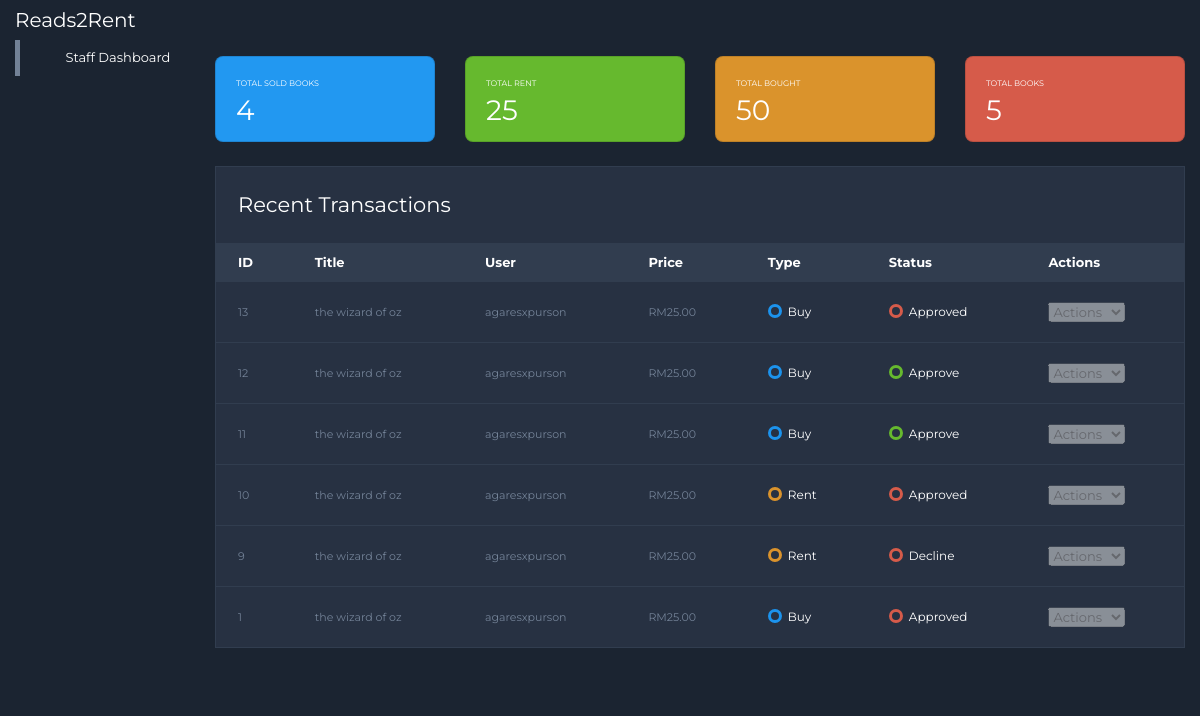
/staffs.php, run on the app's committed database.
### tables this page shows
CREATE TABLE `buyrent` (
  `transID` int(11) NOT NULL,
  `transType` varchar(255) DEFAULT NULL,
  `usID` int(11) DEFAULT NULL,
  `payID` int(11) DEFAULT NULL,
  `status` varchar(50) DEFAULT 'Pending'
);

CREATE TABLE `book` (
  `bookID` int(11) NOT NULL,
  `bookName` varchar(255) NOT NULL,
  `bookGenre` varchar(255) NOT NULL,
  `bookAuthor` varchar(255) NOT NULL,
  `bookImageLocation` varchar(255) NOT NULL
);

CREATE TABLE `users` (
  `usID` int(11) NOT NULL,
  `usUsername` varchar(255) NOT NULL,
  `usAdress` varchar(255) NOT NULL,
  `usPassword` varchar(255) NOT NULL,
  `usEmail` varchar(255) NOT NULL
);

CREATE TABLE `payment` (
  `payID` int(11) NOT NULL,
  `payAmount` int(11) NOT NULL
);

### staffs.php (the view, shortened to what this page needs)
<?php
$host = 'localhost';
$dbname = 'read2rent';
$username = 'root';
$password = '';
try {
    $pdo = new PDO("mysql:host=$host;dbname=$dbname", $username, $password);
    $pdo->setAttribute(PDO::ATTR_ERRMODE, PDO::ERRMODE_EXCEPTION);
} catch(PDOException $e) {
    die("Could not connect to the database $dbname :" . $e->getMessage());
}
function getTotalSoldBooks($pdo) {
    $stmt = $pdo->query("SELECT COUNT(*) FROM buyrent WHERE transType = 'buy'");
    return $stmt->fetchColumn();
}
function getTotalRent($pdo) {
    $stmt = $pdo->query("SELECT SUM(p.payAmount) FROM buyrent b JOIN payment p ON b.payID = p.payID WHERE b.transType = 'rent' AND b.status = 'Approved'");
    return $stmt->fetchColumn() ?: 0;
}
function getTotalBought($pdo) {
    $stmt = $pdo->query("SELECT SUM(p.payAmount) FROM buyrent b JOIN payment p ON b.payID = p.payID WHERE b.transType = 'buy' AND b.status = 'Approved'");
    return $stmt->fetchColumn() ?: 0;
}
function getTotalBooks($pdo) {
    $stmt = $pdo->query("SELECT COUNT(*) FROM book");
    return $stmt->fetchColumn();
}
function getTransactions($pdo) {
    $query = "
        SELECT
            br.transID,
            b.bookName,
            u.usUsername,
            br.transType,
            p.payAmount,
            br.status
        FROM
            buyrent br
            JOIN users u ON br.usID = u.usID
            JOIN detail d ON br.transID = d.transID
            JOIN book b ON d.bookID = b.bookID
            JOIN payment p ON br.payID = p.payID
        ORDER BY
            br.transID DESC
        LIMIT 10
    ";
    $stmt = $pdo->query($query);
    return $stmt->fetchAll(PDO::FETCH_ASSOC);
}
$totalSoldBooks = getTotalSoldBooks($pdo);
$totalRent = getTotalRent($pdo);
$totalBought = getTotalBought($pdo);
$totalBooks = getTotalBooks($pdo);
$transactions = getTransactions($pdo);
?>
<!DOCTYPE html>
<html lang="en">
<head>
  <link rel="stylesheet" href="https://cdnjs.cloudflare.com/ajax/libs/meyer-reset/2.0/reset.min.css">
  <link rel='stylesheet' href='https://cdnjs.cloudflare.com/ajax/libs/twitter-bootstrap/4.1.3/css/bootstrap.min.css'>
  <link rel='stylesheet' href='https://cdn.jsdelivr.net/jquery.selectric/1.10.1/selectric.css'>
  <link rel='stylesheet' href='https://cdnjs.cloudflare.com/ajax/libs/material-design-iconic-font/2.2.0/css/material-design-iconic-font.min.css'>
  <link rel="stylesheet" href="./style.css">
  <link rel="stylesheet" href="staff.css">
</head>
<body>
<nav class="navbar navbar-dark sticky-top flex-md-nowrap p-0">
    <a class="navbar-brand col-sm-3 col-md-2 mr-0" href="dashboard.php">Reads2Rent</a>
</nav>
<div class="container-fluid">
    <div class="row " >
        <nav class="col-md-2 d-none d-md-block sidebar">
            <div class="sidebar-sticky" >
                <ul class="nav flex-column">
                    <li class="nav-item " >
                        <a class="nav-link active" href="#">
                            Staff Dashboard <span class="sr-only">(current)</span>
                        </a>
                    </li>
                </ul>
            </div>
        </nav>
        <main role="main" class="col-md-9 ml-sm-auto col-lg-10 my-3">
            <div class="card-list">
                <div class="row">
                    <div class="col-12 col-md-6 col-lg-4 col-xl-3 mb-4">
                        <div class="card blue">
                            <div class="title">Total Sold Books</div>
                            <div class="value"><?php echo $totalSoldBooks; ?></div>
                        </div>
                    </div>
                    <div class="col-12 col-md-6 col-lg-4 col-xl-3 mb-4">
                        <div class="card green">
                            <div class="title">Total Rent</div>
                            <div class="value"><?php echo $totalRent; ?></div>
                        </div>
                    </div>
                    <div class="col-12 col-md-6 col-lg-4 col-xl-3 mb-4">
                        <div class="card orange">
                            <div class="title">Total Bought</div>
                            <div class="value"><?php echo $totalBought;?></div>
                        </div>
                    </div>
                    <div class="col-12 col-md-6 col-lg-4 col-xl-3 mb-4">
                        <div class="card red">
                            <div class="title">Total Books</div>
                            <div class="value"><?php echo $totalBooks; ?></div>
                        </div>
                    </div>
                </div>
            </div>
            <div class="projects mb-4">
                <div class="projects-inner">
                    <header class="projects-header">
                        <div class="title">Recent Transactions</div>
                    </header>
                    <table class="projects-table">
                        <thead>
                            <tr>
                                <th>ID</th>
                                <th>Title</th>
                                <th>User</th>
                                <th>Price</th>
                                <th>Type</th>
                                <th>Status</th>
                                <th class="text-left">Actions</th>
                            </tr>
                        </thead>
                        <tbody>
                            <?php foreach ($transactions as $transaction): ?>
                                <tr>
                                    <td>
                                        <p><?php echo htmlspecialchars($transaction['transID']); ?></p>
                                    </td>
                                    <td>
                                        <p><?php echo htmlspecialchars($transaction['bookName']); ?></p>
                                    </td>
                                    <td class="member">
                                        <p><?php echo htmlspecialchars($transaction['usUsername']); ?></p>
                                    </td>
                                    <td>
                                        <p>RM<?php echo number_format($transaction['payAmount'], 2); ?></p>
                                    </td>
                                    <td class="status">
                                        <span class="status-text status-<?php echo $transaction['transType'] == 'rent' ? 'orange' : 'blue'; ?>">
                                            <?php echo ucfirst($transaction['transType']); ?>
                                        </span>
                                    </td>
                                    <td class="status">
                                        <span class="status-text status-<?php echo $transaction['status'] == 'Pending' ? 'orange' : ($transaction['status'] == 'Approve' ? 'green' : 'red'); ?>">
                                            <?php echo $transaction['status']; ?>
                                        </span>
                                    </td>
                                    <td>
                                        <form class="form" action="" method="POST">
                                            <select name="action" class="action-box" onchange="this.form.submit()" <?php echo $transaction['status'] != 'Pending' ? 'disabled' : ''; ?>>
                                                <option value="">Actions</option>
                                            </select>
                                        </form>
                                    </td>
                                </tr>
                            <?php endforeach; ?>
                        </tbody>
                    </table>
                </div>
            </div>
        </main>
    </div>
</div>
</body>
</html>

### style.css (style rules this page uses)
body { font-family: Inter, sans-serif; }

### staff.css (style rules this page uses)
body { background-color: #1b2431; color: #202020; font-family: "Montserrat", "Helvetica", "Open Sans", "Arial"; font-size: 13px; }
p, figure { margin: 0; padding: 0; }
.navbar { background-color: #1b2431; }
.sidebar { background-color: #1b2431; box-shadow: none; }
.sidebar .nav-link { border-left: 5px solid transparent; color: #738297; padding: 0.5rem 0.75rem; }
.sidebar .nav-link.active { border-left: 5px solid #738297; color: white; }
.card-list { width: 100%; }
.card-list:before, .card-list:after { content: " "; display: table; }
.card-list:after { clear: both; }
.card { border-radius: 8px; color: white; padding: 10px; position: relative; }
.card .title { display: inline-block; font-size: 8px; padding: 10px 10px 0; text-transform: uppercase; }
.card .value { font-size: 28px; padding: 0 10px; }
.card.blue { background-color: #2298f1; }
.card.green { background-color: #66b92e; }
.card.orange { background-color: #da932c; }
.card.red { background-color: #d65b4a; }
.projects { background-color: #273142; border: 1px solid #313d4f; overflow-x: auto; width: 100%; }
.projects-inner { border-radius: 4px; }
.projects-header { color: white; padding: 22px; }
.projects-header .count, .projects-header .title { display: inline-block; }
.projects-header .title { font-size: 21px; }
.projects-table { background: #273142; width: 100%; }
.projects-table td, .projects-table th { color: white; padding: 10px 22px; vertical-align: middle; }
.projects-table td p { font-size: 12px; }
.projects-table td p:last-of-type { color: #738297; font-size: 11px; }
.projects-table th { background-color: #313d4f; }
.projects-table tr:not(:last-of-type) { border-bottom: 1px solid #313d4f; }
.projects-table .status-text { display: inline-block; font-size: 12px; margin: 11px 0; padding-left: 20px; position: relative; }
.projects-table .status-text:before { border: 3px solid; border-radius: 50%; content: ""; height: 14px; left: 0; position: absolute; top: 1px; width: 14px; }
.projects-table .status-text.status-blue:before { border-color: #1c93ed; }
.projects-table .status-text.status-green:before { border-color: #66b92e; }
.projects-table .status-text.status-orange:before { border-color: #da932c; }
.projects-table .status-text.status-red:before { border-color: #d65b4a; }

### data on the page
buyrent: transID "13", book.bookName "the wizard of oz", usID.usUsername "agaresxpurson", payID.payAmount "25.00", transType "Buy", status "Approved"
buyrent: transID "12", book.bookName "the wizard of oz", usID.usUsername "agaresxpurson", payID.payAmount "25.00", transType "Buy", status "Approve"
buyrent: transID "11", book.bookName "the wizard of oz", usID.usUsername "agaresxpurson", payID.payAmount "25.00", transType "Buy", status "Approve"
buyrent: transID "10", book.bookName "the wizard of oz", usID.usUsername "agaresxpurson", payID.payAmount "25.00", transType "Rent", status "Approved"
buyrent: transID "9", book.bookName "the wizard of oz", usID.usUsername "agaresxpurson", payID.payAmount "25.00", transType "Rent", status "Decline"
buyrent: transID "1", book.bookName "the wizard of oz", usID.usUsername "agaresxpurson", payID.payAmount "25.00", transType "Buy", status "Approved"

### other printed values
$totalSoldBooks "4"
$totalRent "25"
$totalBought "50"
$totalBooks "5"
